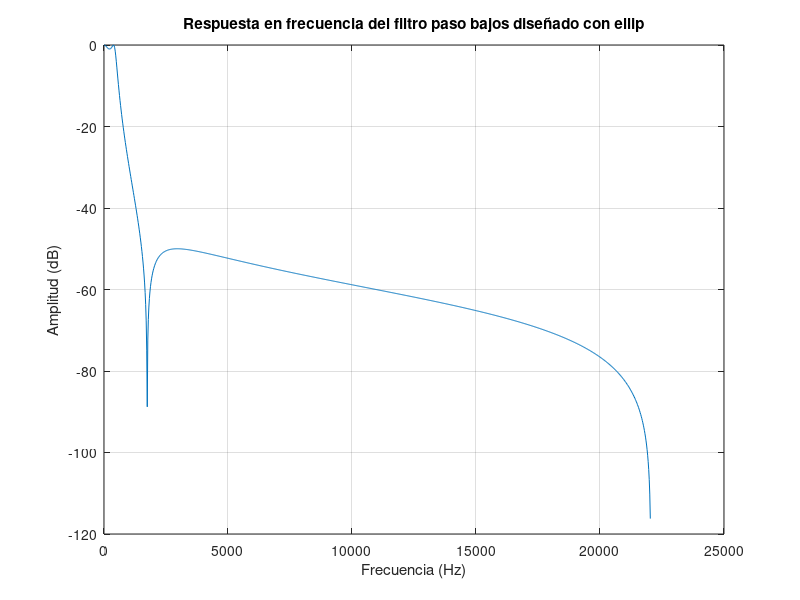
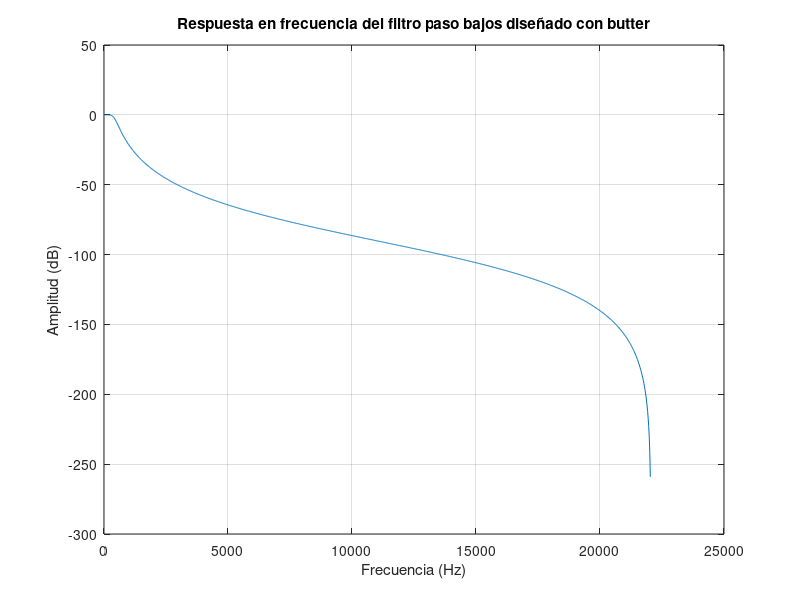
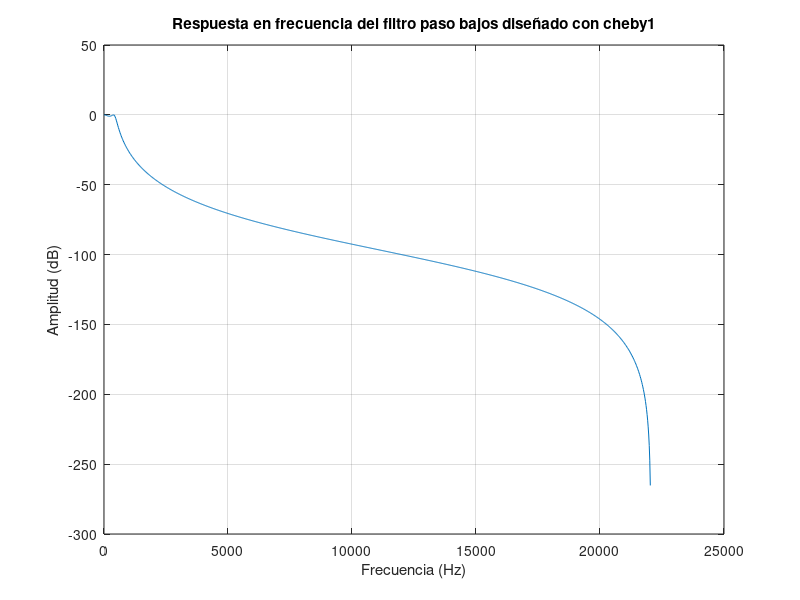
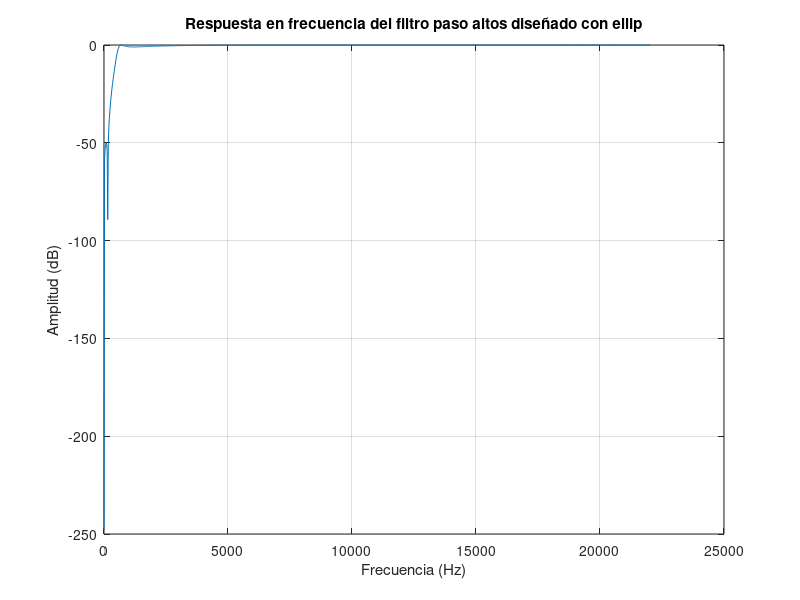

The MATLAB script that drew these images, in order:
close all
pkg load signal

%% Constantes
Fs = 44100; % Frecuencias de muestreo

Wp_pb = 440;  % Frecuencia de corte para filtro paso bajos (Hz)
Wp_pa = 600;  % Frecuencia de corte para filtro paso altos (Hz)
Wl    = 220;  % Frecuencia de límite inferior (Hz)
Wh    = 1000; % Frecuencia de límite superior (Hz)

N = 3;   % Orden del filtro
Rp = 1;  % Rizado en banda de paso (dB)
Rs = 50; % Atenuación en banda de rechazo (dB)

%% Normalización (Se toman las constantes de arriba para normalizarlas - No tocar -)
Wp_pb = Wp_pb / (Fs/2); % Frecuencia de corte pasa bajos normalizada
Wp_pa = Wp_pa / (Fs/2); % Frecuencia de corte pasa altos normalizada
Wl    = Wl / (Fs/2);     % Frecuencia de corte inferior para paso bandas y supresores normalizada
Wh    = Wh / (Fs/2);     % Frecuencia de corte superior para paso bandas y supresores normalizada
                        % TODO: Explicar en el README porqué es necesario normalizar


% TODO: Quitar tanto comentario y mejor meterlo en el README
% TODO: Explicar cada tipo de filtro en el README
%% Filtros paso bajos
% ellip (Con parámetros: Orden del filtro, rizado en la banda pasante, atenuación en la
%        banda de rechazo, frecuencia de corte normalizada y tipo de filtro)
[b, a] = ellip(N, Rp, Rs, Wp_pb, 'low'); % Diseño del filtro
                                         % Donde 'a' y 'b' corresponden a los coeficientes
                                         % devueltos por el filtro butter (estos definen la
                                         % ecuación de diferencia del filtro digital)

[h, w] = freqz(b, a, 1024, Fs); % Visualización de la respuesta en frecuencia.

                                  % Freqz permite visualizar cómo los coeficientes del filtro
                                  % afectan diferentes frecuencias de una señal.

                                  % 1024 son los puntos para los que se calcula la respuesta
                                  % en frecuencia.

                                  % En cuanto a la salida, 'h' y 'w' corresponden a:
                                  % - h: Guarda los valores de la respuesta en frecuencia del filtro.
                                  %      Es decir, h es un vector complejo que representa la respuesta
                                  %      en frecuencia del filtro para cada frecuencia del vector w. Cada
                                  %      elemento del vector h es un número complejo donde:
                                  %      + |h|: Indica la magnitud de la respuesta del filtro en esa
                                  %             frecuencia. Esta magnitud muestra cuánto se atenúa o
                                  %             amplifica una señal a esa frecuencia específica.
                                  %      + ∠h: Representa la fase de la respuesta del filtro en esa frecuencia,
                                  %            indicando así cuánto se retrasa o adelanta la señal en esa
                                  %            frecuencia específica.
                                  %
                                  % - w: Contiene los valores de frecuencia (en radianes por segundo) para
                                  %      los cuales se calcula la respuesta en frecuencia almacenada en h.
figure('name', 'Paso bajos con ellip');
plot(w, 20*log10(abs(h))) % Traza la respuesta en frecuencia del filtro.
                          % - w traza las frecuencia en Hz para las cuales se calcula la respuesta en frecuencia.
                          % - 20*log10(abs(h)) convierte la respuesta de frecuencia h de magnitud a decibelios (dB).
title('Respuesta en frecuencia del filtro paso bajos diseñado con ellip')
xlabel('Frecuencia (Hz)')
ylabel('Amplitud (dB)')
grid on;


% butter (Con parámetros: Orden del filtro, frecuencia de corte normalizada y tipo de filtro).
%         Note que: Tiene una respuesta inherentemente plana en la banda pasante, por lo que
%                   no necesita de un tipo de rizado
[b, a] = butter(N, Wp_pb, 'low');

[h, w] = freqz(b, a, 1024, Fs); % Visualización de la respuesta en frecuencia
figure('name', 'Paso bajos con butter');
plot(w, 20*log10(abs(h)))
title('Respuesta en frecuencia del filtro paso bajos diseñado con butter')
xlabel('Frecuencia (Hz)')
ylabel('Amplitud (dB)')
grid on;


% cheby1
% cheby1 - Filtro paso bajos
[b, a] = cheby1(N, Rp, Wp_pb, 'low');
[h, w] = freqz(b, a, 1024, Fs);
figure('name', 'Paso bajos con cheby1');
plot(w, 20*log10(abs(h)))
title('Respuesta en frecuencia del filtro paso bajos diseñado con cheby1')
xlabel('Frecuencia (Hz)')
ylabel('Amplitud (dB)')
grid on;

% cheby2
% TODO Lizzy














%% Filtros paso altos
% ellip % TODO: Ajustar mejor el eje y para que se vea mejor el efecto de este filtro
[b, a] = ellip(N, Rp, Rs, Wp_pa, 'high'); % Diseño del filtro

[h, w] = freqz(b, a, 1024, Fs); % Visualización de la respuesta en frecuencia.
figure('name', 'Paso altos con elip');
plot(w, 20*log10(abs(h)))
title('Respuesta en frecuencia del filtro paso altos diseñado con ellip')
xlabel('Frecuencia (Hz)')
ylabel('Amplitud (dB)')
grid on;


% butter % TODO: Ajustar mejor el eje y para que se vea mejor el efecto de este filtro
[b, a] = butter(N, Wp_pa, 'high');

[h, w] = freqz(b, a, 1024, Fs); % Visualización de la respuesta en frecuencia
figure('name', 'Paso altos con butter');
plot(w, 20*log10(abs(h)))
title('Respuesta en frecuencia del filtro paso altos diseñado con butter')
xlabel('Frecuencia (Hz)')
ylabel('Amplitud (dB)')
grid on;


% cheby1
% cheby1 - Filtro paso altos
[b, a] = cheby1(N, Rp, Wp_pa, 'high');
[h, w] = freqz(b, a, 1024, Fs);
figure('name', 'Paso altos con cheby1');
plot(w, 20*log10(abs(h)))
title('Respuesta en frecuencia del filtro paso altos diseñado con cheby1')
xlabel('Frecuencia (Hz)')
ylabel('Amplitud (dB)')
grid on;


% cheby2
% TODO Lizzy














%% Filtros paso bandas
% ellip % TODO: Ajustar mejor el eje x para que se vea mejor el efecto de este filtro
[b, a] = ellip(N, Rp, Rs, [Wl Wh]); % Diseño del filtro

[h, w] = freqz(b, a, 1024, Fs); % Visualización de la respuesta en frecuencia
figure('name', 'Paso bandas con elip');
plot(w, 20*log10(abs(h)))
title('Respuesta en frecuencia del filtro paso bandas diseñado con ellip')
xlabel('Frecuencia (Hz)')
ylabel('Amplitud (dB)')
grid on;


% butter % TODO: Ajustar mejor el eje x para que se vea mejor el efecto de este filtro
[b, a] = butter(N, [Wl Wh]);

[h, w] = freqz(b, a, 1024, Fs); % Visualización de la respuesta en frecuencia
figure('name', 'Paso bandas con butter');
plot(w, 20*log10(abs(h)))
title('Respuesta en frecuencia del filtro paso bandas diseñado con butter')
xlabel('Frecuencia (Hz)')
ylabel('Amplitud (dB)')
grid on;


% cheby1
% cheby1 - Filtro paso bandas
[b, a] = cheby1(N, Rp, [Wl Wh]);
[h, w] = freqz(b, a, 1024, Fs);
figure('name', 'Paso bandas con cheby1');
plot(w, 20*log10(abs(h)))
title('Respuesta en frecuencia del filtro paso bandas diseñado con cheby1')
xlabel('Frecuencia (Hz)')
ylabel('Amplitud (dB)')
grid on;

% cheby2
% TODO Lizzy














%% Filtros supresores de banda
% ellip % TODO: Ajustar mejor el eje x para que se vea mejor el efecto de este filtro
[b, a] = ellip(N, Rp, Rs, [Wl Wh], 'stop'); % Diseño del filtro

[h, w] = freqz(b, a, 1024, Fs); % Visualización de la respuesta en frecuencia
figure('name', 'Rechaza bandas con ellip');
plot(w, 20*log10(abs(h)))
title('Respuesta en frecuencia del filtro rechaza bandas diseñado con ellip')
xlabel('Frecuencia (Hz)')
ylabel('Amplitud (dB)')
grid on;


% butter
[b, a] = butter(N, [Wl Wh], 'stop');

[h, w] = freqz(b, a, 1024, Fs); % Visualización de la respuesta en frecuencia
figure('name', 'Rechaza bandas con butter');
plot(w, 20*log10(abs(h)))
title('Respuesta en frecuencia del filtro rechaza bandas diseñado con butter')
xlabel('Frecuencia (Hz)')
ylabel('Amplitud (dB)')
grid on;


% cheby1
% cheby1 - Filtro supresor de banda
[b, a] = cheby1(N, Rp, [Wl Wh], 'stop');
[h, w] = freqz(b, a, 1024, Fs);
figure('name', 'Rechaza bandas con cheby1');
plot(w, 20*log10(abs(h)))
title('Respuesta en frecuencia del filtro rechaza bandas diseñado con cheby1')
xlabel('Frecuencia (Hz)')
ylabel('Amplitud (dB)')
grid on;

% cheby2
% TODO Lizzy














%%%%%%%%%
% TODO: Agregar referencias en el README:
%       - ttps://octave.sourceforge.io/signal/function/ellip.html
%       - https://octave.sourceforge.io/signal/function/butter.html
% TODO: Utilizar la función tf2sos para las matrices
% TODO: Guardar los filtros con save("método_tipo.mat", "SOS")
